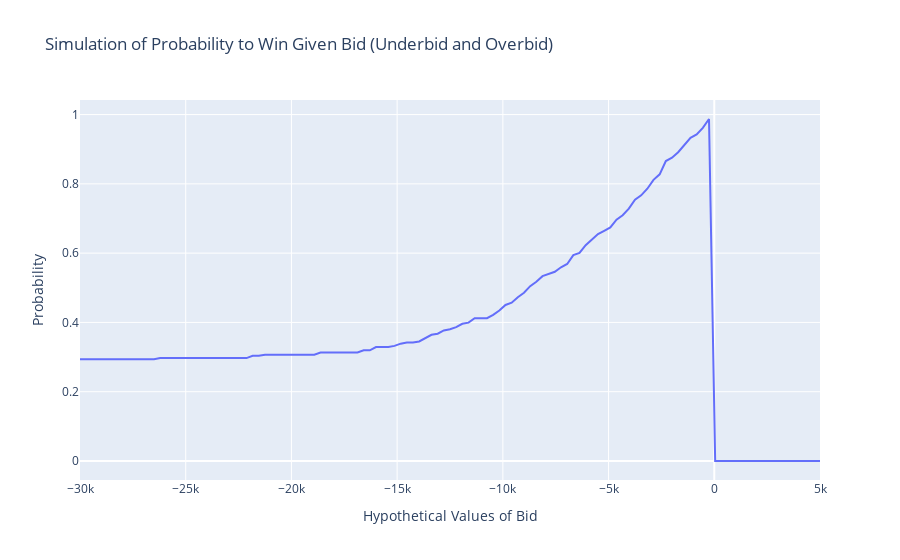

Notebook code cell kept with this figure:
### Code cell
fig = go.Figure()

fig.add_trace(
    go.Line(
        x=xs,
        y=ys
    )
)


fig.update_layout(
    xaxis_title='Hypothetical Values of Bid',
    yaxis_title='Probability',
    title='Simulation of Probability to Win Given Bid (Underbid and Overbid)'
)

fig.show()
